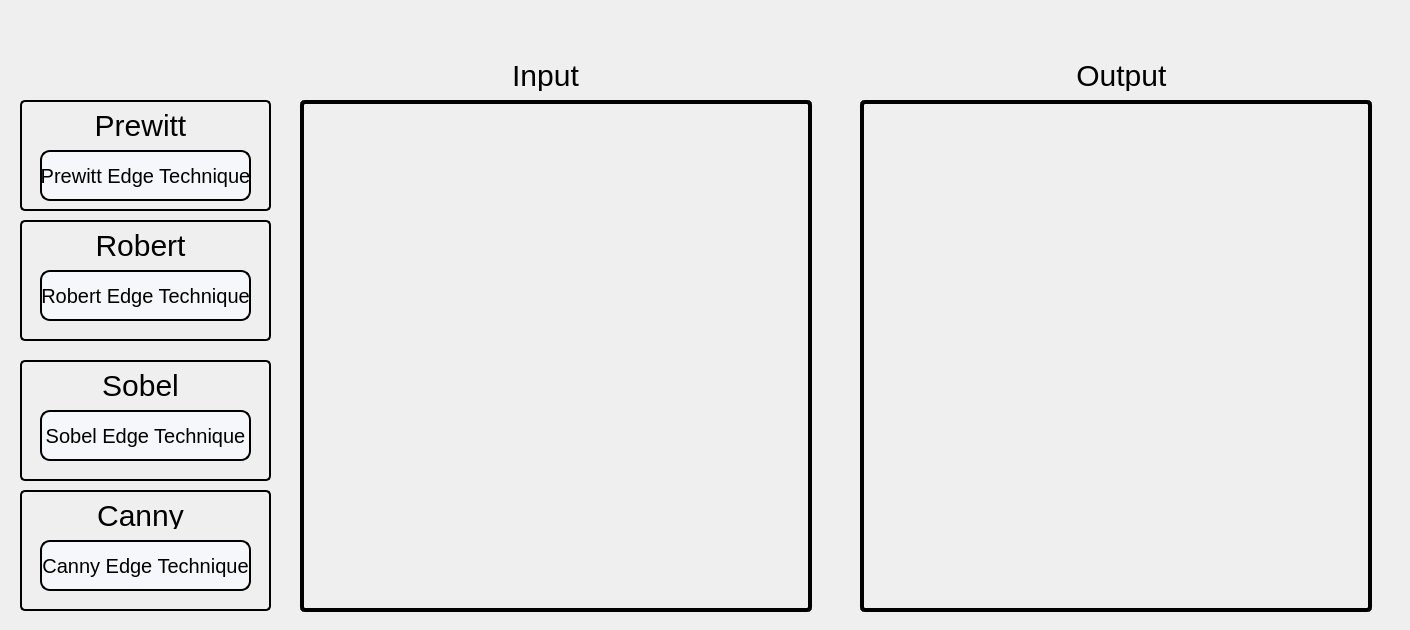
    <widget class="QWidget" name="EdgeDetection">
     <attribute name="icon">
      <iconset resource="Icons.qrc">
       <normaloff>:/Icons/edge_detection.png</normaloff>:/Icons/edge_detection.png</iconset>
     </attribute>
     <attribute name="title">
      <string>Edge Detection</string>
     </attribute>
     <widget class="QFrame" name="ImagesFrame_2">
      <property name="geometry">
       <rect>
        <x>280</x>
        <y>50</y>
        <width>1121</width>
        <height>571</height>
       </rect>
      </property>
      <property name="styleSheet">
       <string notr="true">background-color: transparent;
border-radius:5px;</string>
      </property>
      <property name="frameShape">
       <enum>QFrame::StyledPanel</enum>
      </property>
      <property name="frameShadow">
       <enum>QFrame::Raised</enum>
      </property>
      <widget class="QLabel" name="outputImageLabel_2">
       <property name="geometry">
        <rect>
         <x>750</x>
         <y>10</y>
         <width>191</width>
         <height>31</height>
        </rect>
       </property>
       <property name="styleSheet">
        <string notr="true">font-family: Impact, Haettenschweiler, 'Arial Narrow Bold', sans-serif;
font-size: 30px;
color: black;
background-color:transparent;</string>
       </property>
       <property name="text">
        <string>Output </string>
       </property>
       <property name="alignment">
        <set>Qt::AlignCenter</set>
       </property>
      </widget>
      <widget class="QLabel" name="inputImageLabel_2">
       <property name="geometry">
        <rect>
         <x>170</x>
         <y>10</y>
         <width>191</width>
         <height>31</height>
        </rect>
       </property>
       <property name="styleSheet">
        <string notr="true">font-family: Impact, Haettenschweiler, 'Arial Narrow Bold', sans-serif;
font-size: 30px;
color: black;
background-color:transparent;</string>
       </property>
       <property name="text">
        <string>Input</string>
       </property>
       <property name="alignment">
        <set>Qt::AlignCenter</set>
       </property>
      </widget>
      <widget class="QLabel" name="EdgeDetection_inputImage">
       <property name="geometry">
        <rect>
         <x>20</x>
         <y>50</y>
         <width>512</width>
         <height>512</height>
        </rect>
       </property>
       <property name="styleSheet">
        <string notr="true">border: 4px solid black;
</string>
       </property>
       <property name="text">
        <string/>
       </property>
       <property name="scaledContents">
        <bool>true</bool>
       </property>
       <property name="alignment">
        <set>Qt::AlignCenter</set>
       </property>
      </widget>
      <widget class="QLabel" name="EdgeDetection_outputImage">
       <property name="geometry">
        <rect>
         <x>580</x>
         <y>50</y>
         <width>512</width>
         <height>512</height>
        </rect>
       </property>
       <property name="styleSheet">
        <string notr="true">border: 4px solid black;
</string>
       </property>
       <property name="text">
        <string/>
       </property>
       <property name="scaledContents">
        <bool>true</bool>
       </property>
       <property name="alignment">
        <set>Qt::AlignCenter</set>
       </property>
      </widget>
     </widget>
     <widget class="QWidget" name="Prewitt" native="true">
      <property name="geometry">
       <rect>
        <x>20</x>
        <y>100</y>
        <width>251</width>
        <height>111</height>
       </rect>
      </property>
      <property name="styleSheet">
       <string notr="true">border: 2px solid;
border-radius: 5px;</string>
      </property>
      <widget class="QPushButton" name="PrewittButton">
       <property name="geometry">
        <rect>
         <x>20</x>
         <y>50</y>
         <width>211</width>
         <height>51</height>
        </rect>
       </property>
       <property name="styleSheet">
        <string notr="true">QPushButton{
border-style: solid;
border-width: 2px;
border-radius: 10px;
font-family: Impact, Haettenschweiler, 'Arial Narrow Bold', sans-serif;
font-size: 20px;
color: black;
background-color: rgb(246, 247, 250);
}

QPushButton:hover:!pressed{
	background-color: qlineargradient(x1: 0.5, y1: 1, x2: 0.5, y2: 1, stop: 0 #dadbde, stop: 1 #f6f7fa);
}</string>
       </property>
       <property name="text">
        <string>Prewitt Edge Technique</string>
       </property>
      </widget>
      <widget class="QLabel" name="label">
       <property name="geometry">
        <rect>
         <x>0</x>
         <y>10</y>
         <width>241</width>
         <height>31</height>
        </rect>
       </property>
       <property name="styleSheet">
        <string notr="true">font-family: Impact, Haettenschweiler, 'Arial Narrow Bold', sans-serif;
font-size: 30px;
color: black;
background-color:transparent;
border-color: transparent</string>
       </property>
       <property name="text">
        <string>Prewitt</string>
       </property>
       <property name="alignment">
        <set>Qt::AlignCenter</set>
       </property>
      </widget>
     </widget>
     <widget class="QWidget" name="Robert" native="true">
      <property name="geometry">
       <rect>
        <x>20</x>
        <y>220</y>
        <width>251</width>
        <height>121</height>
       </rect>
      </property>
      <property name="styleSheet">
       <string notr="true">border: 2px solid;
border-radius: 5px;</string>
      </property>
      <widget class="QLabel" name="label_2">
       <property name="geometry">
        <rect>
         <x>0</x>
         <y>10</y>
         <width>241</width>
         <height>31</height>
        </rect>
       </property>
       <property name="styleSheet">
        <string notr="true">font-family: Impact, Haettenschweiler, 'Arial Narrow Bold', sans-serif;
font-size: 30px;
color: black;
background-color:transparent;
border-color: transparent</string>
       </property>
       <property name="text">
        <string>Robert</string>
       </property>
       <property name="alignment">
        <set>Qt::AlignCenter</set>
       </property>
      </widget>
      <widget class="QPushButton" name="RobetButton">
       <property name="geometry">
        <rect>
         <x>20</x>
         <y>50</y>
         <width>211</width>
         <height>51</height>
        </rect>
       </property>
       <property name="styleSheet">
        <string notr="true">QPushButton{
border-style: solid;
border-width: 2px;
border-radius: 10px;
font-family: Impact, Haettenschweiler, 'Arial Narrow Bold', sans-serif;
font-size: 20px;
color: black;
background-color: rgb(246, 247, 250);
}

QPushButton:hover:!pressed{
	background-color: qlineargradient(x1: 0.5, y1: 1, x2: 0.5, y2: 1, stop: 0 #dadbde, stop: 1 #f6f7fa);
}</string>
       </property>
       <property name="text">
        <string>Robert Edge Technique</string>
       </property>
      </widget>
     </widget>
     <widget class="QWidget" name="Sobel" native="true">
      <property name="geometry">
       <rect>
        <x>20</x>
        <y>360</y>
        <width>251</width>
        <height>121</height>
       </rect>
      </property>
      <property name="styleSheet">
       <string notr="true">border: 2px solid;
border-radius: 5px;</string>
      </property>
      <widget class="QLabel" name="label_3">
       <property name="geometry">
        <rect>
         <x>0</x>
         <y>10</y>
         <width>241</width>
         <height>31</height>
        </rect>
       </property>
       <property name="styleSheet">
        <string notr="true">font-family: Impact, Haettenschweiler, 'Arial Narrow Bold', sans-serif;
font-size: 30px;
color: black;
background-color:transparent;
border-color: transparent</string>
       </property>
       <property name="text">
        <string>Sobel</string>
       </property>
       <property name="alignment">
        <set>Qt::AlignCenter</set>
       </property>
      </widget>
      <widget class="QPushButton" name="SobelButton">
       <property name="geometry">
        <rect>
         <x>20</x>
         <y>50</y>
         <width>211</width>
         <height>51</height>
        </rect>
       </property>
       <property name="styleSheet">
        <string notr="true">QPushButton{
border-style: solid;
border-width: 2px;
border-radius: 10px;
font-family: Impact, Haettenschweiler, 'Arial Narrow Bold', sans-serif;
font-size: 20px;
color: black;
background-color: rgb(246, 247, 250);
}

QPushButton:hover:!pressed{
	background-color: qlineargradient(x1: 0.5, y1: 1, x2: 0.5, y2: 1, stop: 0 #dadbde, stop: 1 #f6f7fa);
}</string>
       </property>
       <property name="text">
        <string>Sobel Edge Technique</string>
       </property>
      </widget>
     </widget>
     <widget class="QWidget" name="Canny" native="true">
      <property name="geometry">
       <rect>
        <x>20</x>
        <y>490</y>
        <width>251</width>
        <height>121</height>
       </rect>
      </property>
      <property name="styleSheet">
       <string notr="true">border: 2px solid;
border-radius: 5px;</string>
      </property>
      <widget class="QLabel" name="label_4">
       <property name="geometry">
        <rect>
         <x>0</x>
         <y>10</y>
         <width>241</width>
         <height>31</height>
        </rect>
       </property>
       <property name="styleSheet">
        <string notr="true">font-family: Impact, Haettenschweiler, 'Arial Narrow Bold', sans-serif;
font-size: 30px;
color: black;
background-color:transparent;
border-color: transparent</string>
       </property>
       <property name="text">
        <string>Canny</string>
       </property>
       <property name="alignment">
        <set>Qt::AlignCenter</set>
       </property>
      </widget>
      <widget class="QPushButton" name="CannyButton">
       <property name="geometry">
        <rect>
         <x>20</x>
         <y>50</y>
         <width>211</width>
         <height>51</height>
        </rect>
       </property>
       <property name="styleSheet">
        <string notr="true">QPushButton{
border-style: solid;
border-width: 2px;
border-radius: 10px;
font-family: Impact, Haettenschweiler, 'Arial Narrow Bold', sans-serif;
font-size: 20px;
color: black;
background-color: rgb(246, 247, 250);
}

QPushButton:hover:!pressed{
	background-color: qlineargradient(x1: 0.5, y1: 1, x2: 0.5, y2: 1, stop: 0 #dadbde, stop: 1 #f6f7fa);
}</string>
       </property>
       <property name="text">
        <string>Canny Edge Technique</string>
       </property>
      </widget>
     </widget>
    </widget>
